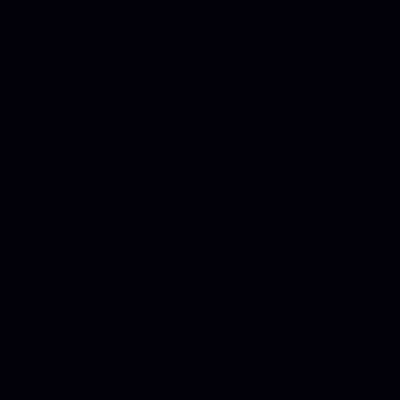
Frame 1 (no input)
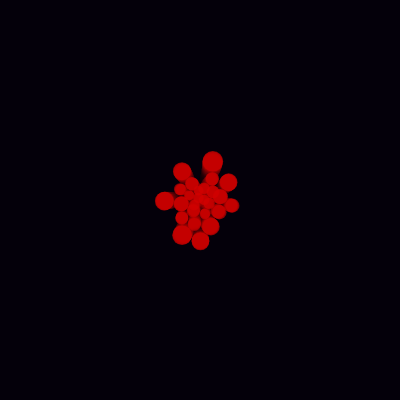
Frame 60 (no input)
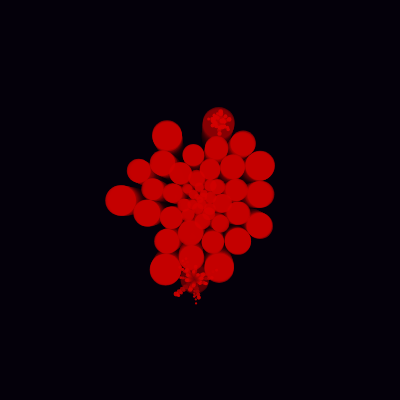
Frame 120 (the mouse pressed at the canvas centre since frame 60)

The p5.js sketch that drew these frames (run headless with seeded random() and noise() and a simulated clock; from frame 60 on, the mouse is pressed at the canvas centre):

// p5.js sketch
// ── sketch.js
//Blood animation made with expanding blobs and explosion particles.
//Each blob grows until it bursts into smaller pieces.

let bloodBlobs = []; //List of growing blood blobs
let burstParticles = []; //Explosion particle list
let maxBlobs = 60; //Maximum number of blobs on screen

function setup() {
  createCanvas(400, 400);
  background(5, 0, 10); //Dark background for contrast
  noStroke();
}

function draw() {
  //Keep motion trails so the explosion feels more fluid
  background(5, 0, 10, 30);

  //Create new blobs from the center at random times
  if (bloodBlobs.length < maxBlobs && random(1) < 0.4) {
    bloodBlobs.push(makeBlob());
  }

  //Update blob growth and movement
  for (let i = bloodBlobs.length - 1; i >= 0; i--) {
    let blob = bloodBlobs[i];
    blob.blobSize += 0.2; //Blob expands slowly

    //Directional movement outward
    blob.blobX += cos(blob.blobAngle) * 0.4;
    blob.blobY += sin(blob.blobAngle) * 0.4;

    //Collision push to avoid overlap
    for (let j = 0; j < bloodBlobs.length; j++) {
      if (i !== j) {
        let otherBlob = bloodBlobs[j];
        let distance = dist(blob.blobX, blob.blobY, otherBlob.blobX, otherBlob.blobY);
        let minDistance = (blob.blobSize + otherBlob.blobSize) / 2;
        if (distance < minDistance) {
          let pushAngle = atan2(blob.blobY - otherBlob.blobY, blob.blobX - otherBlob.blobX);
          blob.blobX += cos(pushAngle) * 0.6;
          blob.blobY += sin(pushAngle) * 0.6;
        }
      }
    }

    //Draw the blob as a semi-transparent red circle
    fill(210, 0, 0, 160);
    ellipse(blob.blobX, blob.blobY, blob.blobSize);

    //Blob bursts when becoming too large
    if (blob.blobSize > blob.maxBlobSize) {
      explode(blob.blobX, blob.blobY);
      bloodBlobs.splice(i, 1);
    }
  }

  //Draw explosion particles and fade them out
  for (let p = burstParticles.length - 1; p >= 0; p--) {
    let particle = burstParticles[p];

    fill(210, 0, 0, particle.alpha);
    ellipse(particle.particleX, particle.particleY, particle.particleRadius);

    particle.particleX += particle.particleVX;
    particle.particleY += particle.particleVY;
    particle.alpha -= 4; //Fade out slowly

    if (particle.alpha <= 0) burstParticles.splice(p, 1);
  }
}

//Create a new blob starting at the center
function makeBlob() {
  return {
    blobX: width / 2,
    blobY: height / 2,
    blobSize: random(5, 10), //Initial size
    maxBlobSize: random(25, 45), //Burst threshold
    blobAngle: random(TWO_PI) //Spread direction
  };
}

//Generate explosion particles when a blob bursts
function explode(originX, originY) {
  for (let i = 0; i < 30; i++) {
    let angleDir = random(TWO_PI);
    let speedLevel = random(1, 4);
    burstParticles.push({
      particleX: originX,
      particleY: originY,
      particleVX: cos(angleDir) * speedLevel, //Movement direction
      particleVY: sin(angleDir) * speedLevel,
      particleRadius: random(2, 5), //Particle size
      alpha: 255 //Start fully visible
    });
  }
}
